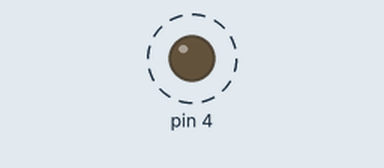
Bench run of a sketch on a simulated Arduino Uno, built with avr-gcc and run on an emulated ATmega328P. On the bench: output pins drawn as LEDs (lit = HIGH). Dashed ring = blinking.

Above: at 0.5 s.
Timing chart, 0 to 4.6 s (numbered marks = the images above):
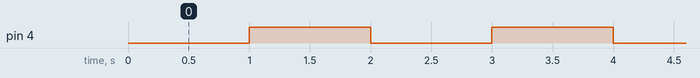

Measured:
- by itself, pin 4: alternates HIGH for 1.0 s and LOW for 1.0 s

The sketch:

sketch_apr12a.ino
```cpp
//9 Blue
//10 Red
//11 Green

#include <DMXSerial.h>
int brightness;

void setup() {
  // put your setup code here, to run once:
pinMode(4,OUTPUT);


digitalWrite(4,LOW);
}

void loop() {
 delay(1000);
 digitalWrite(4,HIGH);
delay(1000);
 digitalWrite(4,LOW);
}
```
